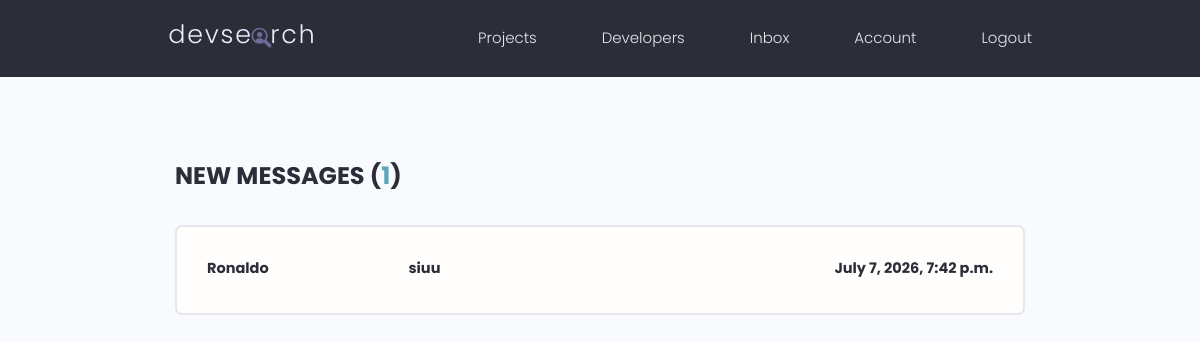
Screenshot of /developers/inbox/ (signed in) with the database file from the repository.
### users/models.py (models this page shows, shortened)
class Message(models.Model):
    sender = models.ForeignKey(
        Profile,
        on_delete=models.SET_NULL,
        null=True,
        blank=True
    )
    recipient = models.ForeignKey(
        Profile,
        on_delete=models.SET_NULL,
        null=True,
        blank=True,
        related_name='messages'
    )
    name = models.CharField(
        max_length=200,
        null=True,
        blank=True
    )
    email = models.EmailField(
        max_length=200,
        null=True,
        blank=True
    )
    subject = models.CharField(
        max_length=200,
        null=True,
        blank=True
    )
    body = models.TextField()
    is_read = models.BooleanField(
        default=False,
        null=True
    )
    created = models.DateTimeField(
        auto_now_add=True
    )
    id = models.UUIDField(
        default=uuid.uuid4,
        unique=True,
        primary_key=True,
        editable=False
    )
    class Meta:
        ordering = ['is_read', '-created']

### users/views.py (the view)
# urls.py: path('inbox/', views.inbox, name='inbox'),
@login_required(login_url='login')
def inbox(request):
    profile = request.user.profile
    messageRequests = profile.messages.all()
    unreadCount = messageRequests.filter(is_read=False).count()
    context = {
        'messageRequests': messageRequests,
        'unreadCount': unreadCount,
    }
    return render(
        request,
        'users/inbox.html',
        context
    )

### users/templates/users/inbox.html
{% extends 'main.html' %}
{% block content %}
<main class="inbox my-xl">
  <div class="content-box">
    <h3 class="inbox__title">
      New Messages (<span>{{unreadCount}}</span>)
    </h3>
    <ul class="messages">
      {% for message in messageRequests %}
      <li class="message {% if message.is_read == False %}message--unread{% endif %}">
        <a href="{% url 'message' message.id %}">
          <span class="message__author">{{message.name}}</span>
          <span class="message__subject">{{message.subject}}</span>
          <span class="message__date">{{message.created}}</span>
        </a>
      </li>
      {% endfor %}
    </ul>
  </div>
</main>
{% endblock %}

### static/styles/app.css (style rules this page uses)
:root { --color-sub: #2d2d39; }
.content-box { width: 95%; max-width: 85rem; margin: 0 auto; }
.inbox { height: 90vh; }
.inbox__title, .inbox__title span { font-size: 2.4rem; font-weight: 700; color: var(--color-sub); text-transform: uppercase; text-align: left; margin-bottom: 3rem; }
.inbox__title span { color: var(--color-main); }
.messages { list-style: none; background: var(--color-white); padding: 0.5rem 3rem; border: 2px solid var(--color-light); border-radius: 0.7rem; }
.message { padding: 2.5rem 0; }
.message > a span { font-size: 1.45rem; font-weight: 500; }
.message.message--unread a span { font-weight: 700; color: var(--color-sub); }
.message > a { display: flex; gap: 1rem; }
.message__author, .message__date { flex-basis: 25%; }
.message__subject { flex-basis: 50%; }
.message__date { text-align: right; }

### static/uikit/styles/modules/_variables.css (style rules this page uses)
:root { --color-main: #5aa5b9; --color-main-light: #e6faff; --color-sub: #3f4156; --color-sub-light: #51546e; --color-sub-lighter: #ededfd; --color-text: #737373; --color-gray: #8b8b8b; --color-light: #e5e7eb; --color-light-gray: #767676; --color-bg: #f8fafd; --color-white: #fffefd; --color-white-light: #f3f3f3; --color-success: #359e64; --color-success-bg: #def8e8; --color-error: #fc4b0b; --color-error-bg: #fff2ee; --font-base: 'Poppins', arial, helvetica, 'Segoe UI', roboto, ubuntu, sans-serif; --font-monospace: 'Fira Code', 'Courier New', courier, monospace; --font-regular: 300; --font-medium: 500; --font-bold: 700; --generic-shadow: 1px 1px 5px #00000010; --generic-transition: all 0.3s ease-in-out; }

### static/uikit/styles/modules/_base.css (style rules this page uses)
* { margin: 0; padding: 0; box-sizing: border-box; text-rendering: optimizeLegibility; color: inherit; font-size: inherit; }
html { font-size: 50%; }
@media only screen and (min-width: 480px) { html { font-size: 56.25%; } }
@media only screen and (min-width: 1200px) { html { font-size: 62.5%; } }
body { line-height: 1.6; font-weight: 400; font-size: 1.5rem; color: var(--color-text); background-color: var(--color-bg); min-height: 100vh; }

### static/uikit/styles/modules/_typography.css (style rules this page uses)
* { font-family: var(--font-base); }
h3 { font-size: 3.2rem; font-weight: var(--font-medium); }
p, span, strong { font-size: 1.6rem; color: var(--color-text); font-weight: var(--font-regular); }
a { padding-bottom: 2px; text-decoration: none; display: inline-block; color: var(--color-main); font-weight: var(--font-medium); }

### static/uikit/styles/modules/_utilities.css (style rules this page uses)
.my-xl { margin: 8rem auto; }

### rows the page displays
Message: name "Ronaldo", subject "siuu", created "July 7, 2026, 7:42 p.m."

### other values shown
{{ unreadCount }} "1"
